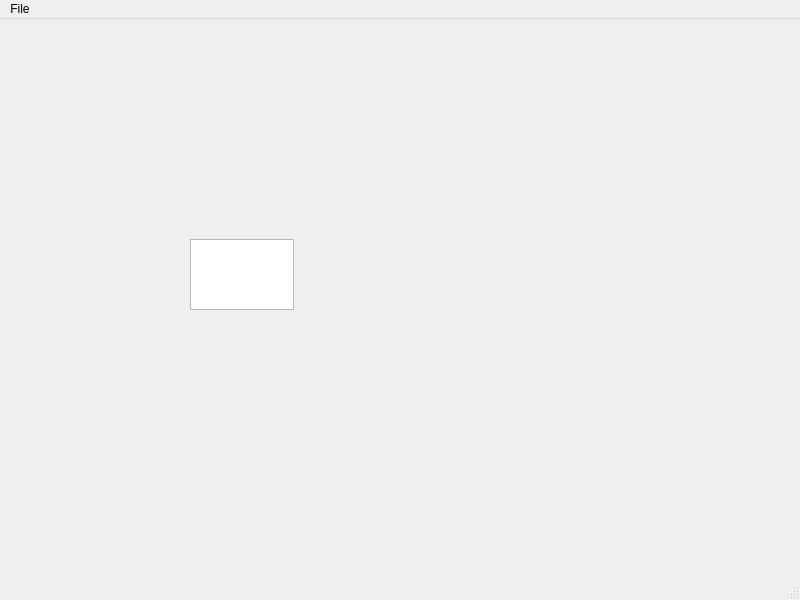
<?xml version="1.0" encoding="UTF-8"?>
<ui version="4.0">
 <class>Noter</class>
 <widget class="QMainWindow" name="Noter">
  <property name="geometry">
   <rect>
    <x>0</x>
    <y>0</y>
    <width>800</width>
    <height>600</height>
   </rect>
  </property>
  <property name="windowTitle">
   <string>Noter</string>
  </property>
  <widget class="QWidget" name="centralwidget">
   <widget class="QPlainTextEdit" name="Note">
    <property name="geometry">
     <rect>
      <x>190</x>
      <y>220</y>
      <width>104</width>
      <height>71</height>
     </rect>
    </property>
    <property name="styleSheet">
     <string notr="true">font: 14pt &quot;Ubuntu&quot;;</string>
    </property>
   </widget>
  </widget>
  <widget class="QMenuBar" name="menubar">
   <property name="geometry">
    <rect>
     <x>0</x>
     <y>0</y>
     <width>800</width>
     <height>23</height>
    </rect>
   </property>
   <widget class="QMenu" name="menuFile">
    <property name="title">
     <string>File</string>
    </property>
    <addaction name="actionNew"/>
    <addaction name="actionSave"/>
    <addaction name="actionOpen"/>
   </widget>
   <addaction name="menuFile"/>
  </widget>
  <widget class="QStatusBar" name="statusbar"/>
  <action name="actionNew">
   <property name="text">
    <string>Leave</string>
   </property>
  </action>
  <action name="actionSave">
   <property name="text">
    <string>Create</string>
   </property>
  </action>
  <action name="actionOpen">
   <property name="text">
    <string>Open</string>
   </property>
  </action>
 </widget>
 <resources/>
 <connections/>
</ui>
